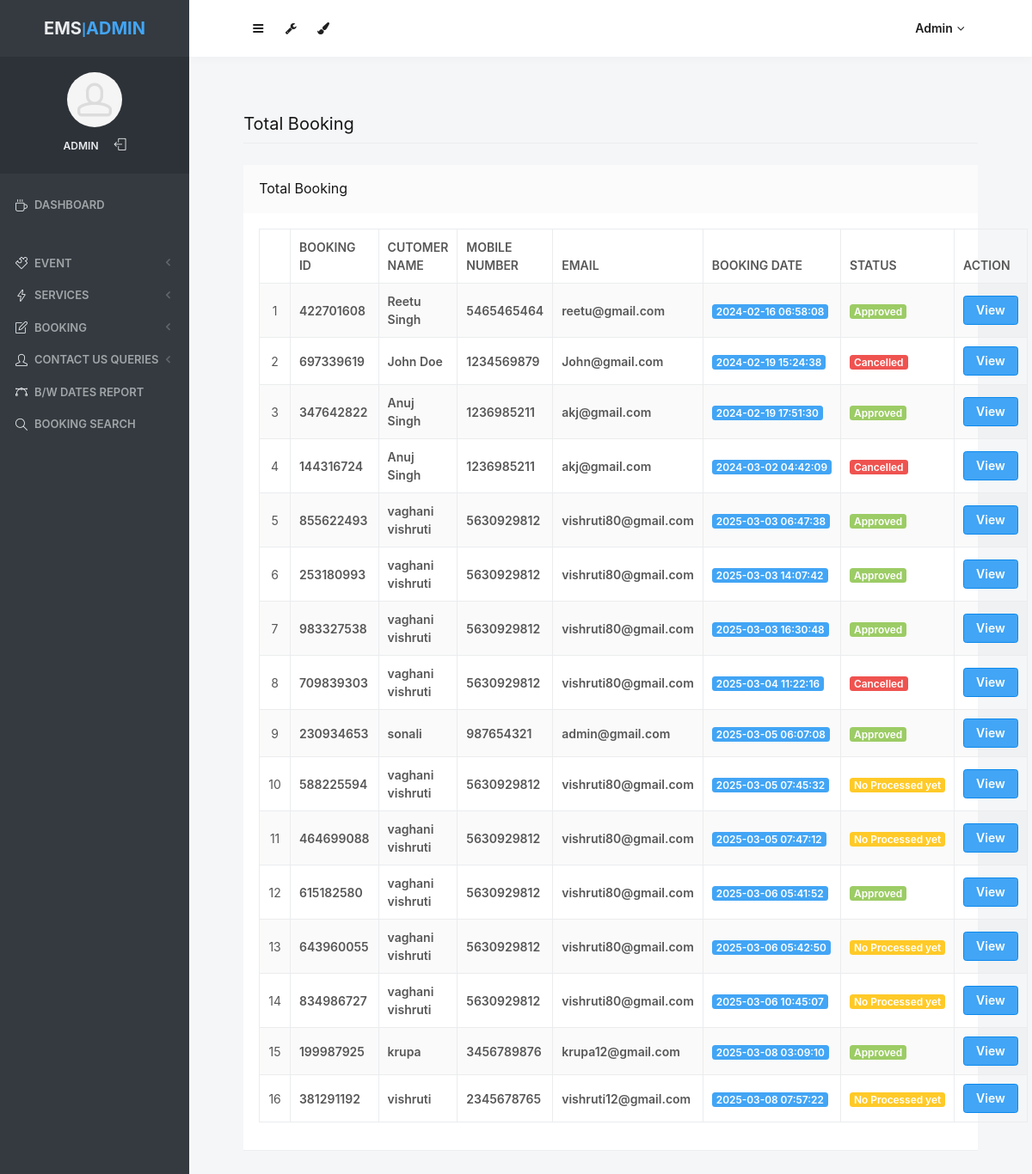
Page /admin/all-booking.php (signed in) on the committed database.
### tables this page shows
CREATE TABLE `tblbooking` (
  `ID` int(10) NOT NULL,
  `BookingID` int(10) DEFAULT NULL,
  `ServiceID` int(10) DEFAULT NULL,
  `UserID` int(5) DEFAULT NULL,
  `BookingFrom` date DEFAULT NULL,
  `BookingTo` date DEFAULT NULL,
  `EventType` varchar(200) DEFAULT NULL,
  `Numberofguest` int(10) DEFAULT NULL,
  `stateId` int(11) DEFAULT NULL,
  `cityName` varchar(255) DEFAULT NULL,
  `Message` mediumtext DEFAULT NULL,
  `BookingDate` timestamp NULL DEFAULT current_timestamp(),
  `Remark` varchar(200) DEFAULT NULL,
  `Status` varchar(200) DEFAULT NULL,
  `UpdationDate` timestamp NULL DEFAULT NULL ON UPDATE current_timestamp()
);

CREATE TABLE `tbluser` (
  `ID` int(10) NOT NULL,
  `FullName` varchar(200) DEFAULT NULL,
  `MobileNumber` bigint(10) DEFAULT NULL,
  `Email` varchar(200) DEFAULT NULL,
  `Password` varchar(200) DEFAULT NULL,
  `RegDate` timestamp NULL DEFAULT current_timestamp()
);

### admin/all-booking.php (the view, shortened to what this page needs)
<?php
include('includes/dbconnection.php');
if (strlen($_SESSION['odmsaid']==0)) {
  header('location:logout.php');
  } else{
  ?>
<!doctype html>
<html lang="en" class="no-focus">
    <head>
        <link rel="stylesheet" href="assets/js/plugins/datatables/dataTables.bootstrap4.min.css">
        <link rel="stylesheet" id="css-main" href="assets/css/codebase.min.css">
    </head>
    <body>
        <div id="page-container" class="sidebar-o sidebar-inverse side-scroll page-header-fixed main-content-narrow">
           <?php include_once('includes/sidebar.php');?>
          <?php include_once('includes/header.php');?>
            <main id="main-container">
                <div class="content">
                    <h2 class="content-heading">Total Booking</h2>
                    <div class="block">
                        <div class="block-header block-header-default">
                            <h3 class="block-title">Total Booking</h3>
                        </div>
                        <div class="block-content block-content-full">
                            <table class="table table-bordered table-striped table-vcenter js-dataTable-full-pagination">
                                <thead>
                                    <tr>
                                        <th class="text-center"></th>
                                        <th>Booking ID</th>
                                        <th class="d-none d-sm-table-cell">Cutomer Name</th>
                                        <th class="d-none d-sm-table-cell">Mobile Number</th>
                                        <th class="d-none d-sm-table-cell">Email</th>
                                        <th class="d-none d-sm-table-cell">Booking Date</th>
                                        <th class="d-none d-sm-table-cell">Status</th>
                                        <th class="d-none d-sm-table-cell" style="width: 15%;">Action</th>
                                       </tr>
                                </thead>
                                <tbody>
                                    <?php
$sql="SELECT tbluser.FullName,tbluser.MobileNumber,tbluser.Email,tblbooking.ID as bid,tblbooking.BookingID,tblbooking.BookingDate,tblbooking.Status,tblbooking.ID from tblbooking join tbluser on tbluser.ID=tblbooking.UserID";
$query = $dbh -> prepare($sql);
$query->execute();
$results=$query->fetchAll(PDO::FETCH_OBJ);
$cnt=1;
if($query->rowCount() > 0)
{
foreach($results as $row)
{               ?>
                           <tr>
                                        <td class="text-center"><?php echo htmlentities($cnt);?></td>
                                        <td class="font-w600"><?php  echo htmlentities($row->BookingID);?></td>
                                        <td class="font-w600"><?php  echo htmlentities($row->FullName);?></td>
                                        <td class="font-w600"><?php  echo htmlentities($row->MobileNumber);?></td>
                                        <td class="font-w600"><?php  echo htmlentities($row->Email);?></td>
                                        <td class="font-w600">
                                            <span class="badge badge-primary"><?php  echo htmlentities($row->BookingDate);?></span>
                                        </td>
                                        <?php $fstatus=$row->Status; ?>
                     <td class="font-w600"> <?php if($fstatus==''):?>
                          <span class="badge badge-warning">No Processed yet</span>
                      <?php elseif($fstatus=='Approved'):?>
                         <span class="badge badge-success"><?php echo $fstatus;?></span>
                          <?php elseif($fstatus=='Cancelled'):?>
                            <span class="badge badge-danger"><?php echo $fstatus;?></span>
                        <?php endif;?>
                     </td>
                                         <td class="d-none d-sm-table-cell"><a href="view-booking-detail.php?editid=<?php echo htmlentities ($row->bid);?>&&bookingid=<?php echo htmlentities ($row->BookingID);?>" class="btn btn-primary" target="_blank">View</a></td>
                                    </tr>
                                    <?php $cnt=$cnt+1;}} ?>
                                </tbody>
                            </table>
                        </div>
                    </div>
                </div>
            </main>
        </div>
    </body>
</html>
<?php }  ?>

### admin/includes/sidebar.php (shortened to what this page needs)
     <?php
include('includes/dbconnection.php');
if (strlen($_SESSION['odmsaid']==0)) {
  header('location:logout.php');
  } else{
  ?>
   <nav id="sidebar">
                <div id="sidebar-scroll">
                    <div class="sidebar-content">
                        <div class="content-header content-header-fullrow px-15">
                            <div class="content-header-section text-center align-parent sidebar-mini-hidden">
                                <div class="content-header-item">
                                    <a class="link-effect font-w700" href="dashboard.php">
                                        <span class="font-size-xl text-dual-primary-dark">EMS</span>|<span class="font-size-xl text-primary">ADMIN</span>
                                    </a>
                                </div>
                            </div>
                        </div>
                        <div class="content-side content-side-full content-side-user px-10 align-parent">
                            <div class="sidebar-mini-hidden-b text-center">
                                <a class="img-link" href="dashboard.php">
                                    <img class="img-avatar" src="assets/img/avatars/avatar15.jpg" alt="">
                                </a>
                                <ul class="list-inline mt-10">
                                    <?php
$aid=$_SESSION['odmsaid'];
$sql="SELECT AdminName from  tbladmin where ID=:aid";
$query = $dbh -> prepare($sql);
$query->bindParam(':aid',$aid,PDO::PARAM_STR);
$query->execute();
$results=$query->fetchAll(PDO::FETCH_OBJ);
$cnt=1;
if($query->rowCount() > 0)
{
foreach($results as $row)
{               ?>
                                    <li class="list-inline-item">
                                        <a class="link-effect text-dual-primary-dark font-size-xs font-w600 text-uppercase" href="admin-profile.php"><?php  echo $row->AdminName;?></a>
                                    </li><?php $cnt=$cnt+1;}} ?>
                                    <li class="list-inline-item">
                                        <a class="link-effect text-dual-primary-dark" href="logout.php">
                                            <i class="si si-logout"></i>
                                        </a>
                                    </li>
                                </ul>
                            </div>
                        </div>
                        <div class="content-side content-side-full">
                            <ul class="nav-main">
                                <li class="open">
                                    <a href="dashboard.php"><i class="si si-cup"></i><span class="sidebar-mini-hide">Dashboard</span></a>
                                </li>
                                <li class="nav-main-heading"><span class="sidebar-mini-visible">UI</span><span class="sidebar-mini-hidden"></span></li>
                                <li>
                                    <a class="nav-submenu" data-toggle="nav-submenu"><i class="si si-puzzle"></i><span class="sidebar-mini-hide"></span>Event</a>
                                </li>
                                <li>
                                    <a class="nav-submenu" data-toggle="nav-submenu" href="#"><i class="si si-energy"></i><span class="sidebar-mini-hide">Services</span></a>
                                </li>
                                <li>
                                    <a class="nav-submenu" data-toggle="nav-submenu" href="#"><i class="si si-note"></i><span class="sidebar-mini-hide">Booking</span></a>
                                </li>
                                <li>
                                    <a class="nav-submenu" data-toggle="nav-submenu" href="#"><i class="si si-user"></i><span class="sidebar-mini-hide">Contact Us Queries</span></a>
                                </li>
                                <li>
                                    <a  href="between-dates-report.php"><i class="si si-vector"></i><span class="sidebar-mini-hide">B/w Dates Report</span></a>
                                </li>
                     <li>
                                    <a href="booking-search.php"><i class="si si-magnifier"></i><span class="sidebar-mini-hide">Booking Search</span></a>
                                </li>
                            </ul>
                        </div>
                    </div>
                </div>
            </nav>
           <?php }  ?>

### admin/includes/header.php (shortened to what this page needs)
   <?php
include('includes/dbconnection.php');
if (strlen($_SESSION['odmsaid']==0)) {
  header('location:logout.php');
  } else{
  ?>
            <header id="page-header">
                <div class="content-header">
                    <div class="content-header-section">
                        <button type="button" class="btn btn-circle btn-dual-secondary" data-toggle="layout" data-action="sidebar_toggle">
                            <i class="fa fa-navicon"></i>
                        </button>
                        <div class="btn-group" role="group">
                            <button type="button" class="btn btn-circle btn-dual-secondary" id="page-header-options-dropdown" data-toggle="dropdown" aria-haspopup="true" aria-expanded="false">
                                <i class="fa fa-wrench"></i>
                            </button>
                        </div>
                        <div class="btn-group" role="group">
                            <button type="button" class="btn btn-circle btn-dual-secondary" id="page-header-themes-dropdown" data-toggle="dropdown" aria-haspopup="true" aria-expanded="false">
                                <i class="fa fa-paint-brush"></i>
                            </button>
                        </div>
                    </div>
                    <div class="content-header-section">
                        <div class="btn-group" role="group">
                            <?php
$aid=$_SESSION['odmsaid'];
$sql="SELECT AdminName from  tbladmin where ID=:aid";
$query = $dbh -> prepare($sql);
$query->bindParam(':aid',$aid,PDO::PARAM_STR);
$query->execute();
$results=$query->fetchAll(PDO::FETCH_OBJ);
$cnt=1;
if($query->rowCount() > 0)
{
foreach($results as $row)
{               ?>
                            <button type="button" class="btn btn-rounded btn-dual-secondary" id="page-header-user-dropdown" data-toggle="dropdown" aria-haspopup="true" aria-expanded="false">
                                <?php  echo $row->AdminName;?><i class="fa fa-angle-down ml-5"></i>
                            </button>
                            <?php $cnt=$cnt+1;}} ?>
                        </div>
                    </div>
                </div>
            </header>
            <?php }  ?>

### rows in the picture
tblbooking: BookingID "422701608", UserID.FullName "Reetu Singh", UserID.MobileNumber "5465465464", UserID.Email "reetu@gmail.com", BookingDate "2024-02-16 06:58:08", Status "Approved"
tblbooking: BookingID "697339619", UserID.FullName "John Doe", UserID.MobileNumber "1234569879", UserID.Email "John@gmail.com", BookingDate "2024-02-19 15:24:38", Status "Cancelled"
tblbooking: BookingID "347642822", UserID.FullName "Anuj Singh", UserID.MobileNumber "1236985211", UserID.Email "akj@gmail.com", BookingDate "2024-02-19 17:51:30", Status "Approved"
tblbooking: BookingID "144316724", UserID.FullName "Anuj Singh", UserID.MobileNumber "1236985211", UserID.Email "akj@gmail.com", BookingDate "2024-03-02 04:42:09", Status "Cancelled"
tblbooking: BookingID "855622493", UserID.FullName "vaghani vishruti", UserID.MobileNumber "5630929812", UserID.Email "vishruti80@gmail.com", BookingDate "2025-03-03 06:47:38", Status "Approved"
tblbooking: BookingID "253180993", UserID.FullName "vaghani vishruti", UserID.MobileNumber "5630929812", UserID.Email "vishruti80@gmail.com", BookingDate "2025-03-03 14:07:42", Status "Approved"
tblbooking: BookingID "983327538", UserID.FullName "vaghani vishruti", UserID.MobileNumber "5630929812", UserID.Email "vishruti80@gmail.com", BookingDate "2025-03-03 16:30:48", Status "Approved"
tblbooking: BookingID "709839303", UserID.FullName "vaghani vishruti", UserID.MobileNumber "5630929812", UserID.Email "vishruti80@gmail.com", BookingDate "2025-03-04 11:22:16", Status "Cancelled"
tblbooking: BookingID "230934653", UserID.FullName "sonali", UserID.MobileNumber "987654321", UserID.Email "admin@gmail.com", BookingDate "2025-03-05 06:07:08", Status "Approved"
tblbooking: BookingID "588225594", UserID.FullName "vaghani vishruti", UserID.MobileNumber "5630929812", UserID.Email "vishruti80@gmail.com", BookingDate "2025-03-05 07:45:32", shows "No Processed yet"
tblbooking: BookingID "464699088", UserID.FullName "vaghani vishruti", UserID.MobileNumber "5630929812", UserID.Email "vishruti80@gmail.com", BookingDate "2025-03-05 07:47:12", shows "No Processed yet"
tblbooking: BookingID "615182580", UserID.FullName "vaghani vishruti", UserID.MobileNumber "5630929812", UserID.Email "vishruti80@gmail.com", BookingDate "2025-03-06 05:41:52", Status "Approved"
tblbooking: BookingID "643960055", UserID.FullName "vaghani vishruti", UserID.MobileNumber "5630929812", UserID.Email "vishruti80@gmail.com", BookingDate "2025-03-06 05:42:50", shows "No Processed yet"
tblbooking: BookingID "834986727", UserID.FullName "vaghani vishruti", UserID.MobileNumber "5630929812", UserID.Email "vishruti80@gmail.com", BookingDate "2025-03-06 10:45:07", shows "No Processed yet"
tblbooking: BookingID "199987925", UserID.FullName "krupa", UserID.MobileNumber "3456789876", UserID.Email "krupa12@gmail.com", BookingDate "2025-03-08 03:09:10", Status "Approved"
tblbooking: BookingID "381291192", UserID.FullName "vishruti", UserID.MobileNumber "2345678765", UserID.Email "vishruti12@gmail.com", BookingDate "2025-03-08 07:57:22", shows "No Processed yet"

### other values in the picture
$row->AdminName "ADMIN"
$row->AdminName "Admin"
